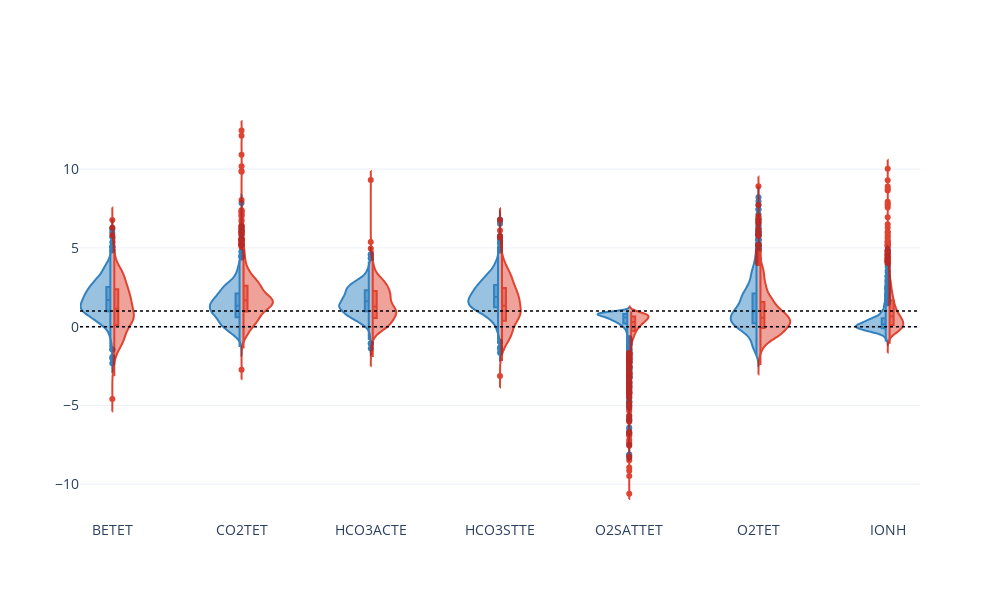

Notebook source saved alongside this figure:
### Code cell
fig = go.Figure()
cols=["BETET",	"CO2TET","HCO3ACTE","HCO3STTE",	"O2SATTET",	"O2TET", "IONH"]

for col in df_filtr_std[cols]:  # Iteracja po wszystkich kolumnach oprócz ZGON
    for zgon in df_filtr_std['ZGON'].unique():
        subset = df_filtr_std[df_filtr_std['ZGON'] == zgon]
        side = "negative" if zgon == 0 else "positive"
        color = my_blue if zgon == 0 else my_red

        fig.add_trace(go.Violin(y=subset[col], box_visible=True, name=f"{col}",
                                side=side, line_color=color, box={'visible': True}, opacity=0.8))

# Dodanie poziomej linii w y=0 i y=1
fig.update_layout(shapes=[go.layout.Shape(type='line', x0=0, x1=1, xref='paper', y0=0, y1=0, line=dict(color='black', dash='dot', width=1.5)),
                          go.layout.Shape(type='line', x0=0, x1=1, xref='paper', y0=1, y1=1, line=dict(color='black', dash='dot', width=1.5))])

# Dostosowanie rozmiaru czcionki osi x i y
fig.update_layout(xaxis=dict(tickfont=dict(size=14)), yaxis=dict(tickfont=dict(size=14)))
fig.update_layout(showlegend=False)
fig.update_layout(height=600, width=1000)
fig.update_layout(template="plotly_white")
fig.show()
fig.write_image("images1/rozklad_parametrow.png", format="png", scale=3)

### Figure 1 — Plotly figure (JSON) as saved in the notebook; plotly's stock layout.template omitted (floating-point values rounded to 4 significant figures; data arrays with more than 128 entries replaced by an {"elided": "..."} marker saying what was removed)
{"data": [{"box": {"visible": true}, "line": {"color": "#0064B2"}, "name": "BETET", "opacity": 0.8, "side": "negative", "type": "violin", "y": {"elided": "1528 float values"}}, {"box": {"visible": true}, "line": {"color": "#D61600"}, "name": "BETET", "opacity": 0.8, "side": "positive", "type": "violin", "y": {"elided": "1406 float values"}}, {"box": {"visible": true}, "line": {"color": "#0064B2"}, "name": "CO2TET", "opacity": 0.8, "side": "negative", "type": "violin", "y": {"elided": "1528 float values"}}, {"box": {"visible": true}, "line": {"color": "#D61600"}, "name": "CO2TET", "opacity": 0.8, "side": "positive", "type": "violin", "y": {"elided": "1406 float values"}}, {"box": {"visible": true}, "line": {"color": "#0064B2"}, "name": "HCO3ACTE", "opacity": 0.8, "side": "negative", "type": "violin", "y": {"elided": "1528 float values"}}, {"box": {"visible": true}, "line": {"color": "#D61600"}, "name": "HCO3ACTE", "opacity": 0.8, "side": "positive", "type": "violin", "y": {"elided": "1406 float values"}}, {"box": {"visible": true}, "line": {"color": "#0064B2"}, "name": "HCO3STTE", "opacity": 0.8, "side": "negative", "type": "violin", "y": {"elided": "1528 float values"}}, {"box": {"visible": true}, "line": {"color": "#D61600"}, "name": "HCO3STTE", "opacity": 0.8, "side": "positive", "type": "violin", "y": {"elided": "1406 float values"}}, {"box": {"visible": true}, "line": {"color": "#0064B2"}, "name": "O2SATTET", "opacity": 0.8, "side": "negative", "type": "violin", "y": {"elided": "1528 float values"}}, {"box": {"visible": true}, "line": {"color": "#D61600"}, "name": "O2SATTET", "opacity": 0.8, "side": "positive", "type": "violin", "y": {"elided": "1406 float values"}}, {"box": {"visible": true}, "line": {"color": "#0064B2"}, "name": "O2TET", "opacity": 0.8, "side": "negative", "type": "violin", "y": {"elided": "1528 float values"}}, {"box": {"visible": true}, "line": {"color": "#D61600"}, "name": "O2TET", "opacity": 0.8, "side": "positive", "type": "violin", "y": {"elided": "1406 float values"}}, {"box": {"visible": true}, "line": {"color": "#0064B2"}, "name": "IONH", "opacity": 0.8, "side": "negative", "type": "violin", "y": {"elided": "1528 float values"}}, {"box": {"visible": true}, "line": {"color": "#D61600"}, "name": "IONH", "opacity": 0.8, "side": "positive", "type": "violin", "y": {"elided": "1406 float values"}}], "layout": {"height": 600, "shapes": [{"line": {"color": "black", "dash": "dot", "width": 1.5}, "type": "line", "x0": 0, "x1": 1, "xref": "paper", "y0": 0, "y1": 0}, {"line": {"color": "black", "dash": "dot", "width": 1.5}, "type": "line", "x0": 0, "x1": 1, "xref": "paper", "y0": 1, "y1": 1}], "showlegend": false, "width": 1000, "xaxis": {"tickfont": {"size": 14}}, "yaxis": {"tickfont": {"size": 14}}}}
